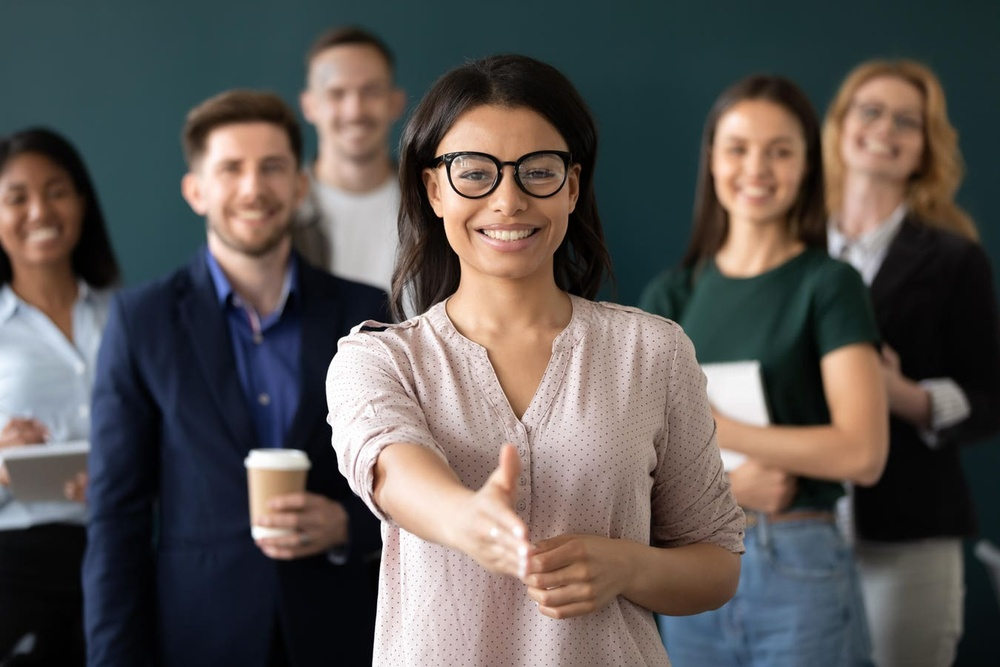
#> input picture CSC515/Week8/image1.jpeg, 1000 x 667 px, shrunk from 1350 x 900 before the run
$ python Stewart_Capstone_Face_Detection.py
#> lines starting #> are read from the running program, lines starting #| are printed output that depends on the picture; after the words box and inside, x2 and y2 are one past the last pixel; in counts of white or black regions, pixels touching at a corner belong together
# Capstone Project for Computer Vision
# Face Detection and Privacy
# Create a facial detection program that blurs eyes for privacy

# different subjects
# Two images of human subjects Facing the Front, One image with non-human subject
# Human whole body
# Multiple Human subjects
# Person's face far away

# Apply blurring method to extracted image.

import cv2
import numpy as np

pretrained_face = 'haarcascade_frontalface_alt.xml'
pretrained_eyes = 'haarcascade_eye.xml'
pretrained_body = 'haarcascade_fullbody.xml'
face_cascade = cv2.CascadeClassifier(pretrained_face)
eye_cascade = cv2.CascadeClassifier(pretrained_eyes)
body_cascade = cv2.CascadeClassifier(pretrained_body)

'''
This code segment used to be a separate function, but it ended up easier including it in the recognize face function.

def blur_eyes(faces,grayscalecode):
    eyes = eye_cascade.detectMultiScale(grayscalecode, scaleFactor = 1.05, minNeighbors = 5, minSize = (15,15))
    for (x, y, w, h) in eyes:
        roi = eyes[y:y+h, x:x+w]
        cv2.imshow('face_detected',roi)
        cv2.waitKey(0)

        # apply gaussian blur to face rectangle
        roi = cv2.GaussianBlur(roi, (17, 17), 30)

        # add blurred face on original image to get final image
        faces[y:y+roi.shape[0], x:x+roi.shape[1]] = roi
'''


def recognize_face(img):
    image_copy = img.copy()
    grayscalecode = cv2.cvtColor(img, cv2.COLOR_BGR2GRAY)

    face = face_cascade.detectMultiScale(grayscalecode, scaleFactor = 1.05, minNeighbors = 5, minSize = (40,40))

    for (x, y, w, h) in face:

        cv2.rectangle(img, (x, y), (x+w, y+h), (0, 0, 255), 2)
        roi_gray = grayscalecode[y:y+h, x:x+w]
        roi_color = img[y:y+h, x:x+w]

        eyes = eye_cascade.detectMultiScale(roi_gray)
        for (ex,ey,ew,eh) in eyes:
            cv2.rectangle(roi_color,(ex,ey),(ex+ew,ey+eh),(0,255,0),2)
            '''
            This was my attempt at replacing people's eyes with a blurred version of their eyes, but some organization didn't work out too
            well and the assignment said to extract the eyes from the photo and blur them so I switched directions.

            temp_blur = img
            temp_blur = cv2.blur(temp_blur,(30,30))
            h, w, c = img.shape

            mask = np.zeros((h, w, c), dtype=np.uint8)

            start_point = (ex+x, ey+y)
            end_point = (ex+ew+x, ey+eh+y)
            color = (255, 255, 255)
            thickness = -1

            cv2.rectangle(mask, start_point, end_point, color, thickness)
            cv2.imshow('mask',mask)
            out = np.where(mask==(255, 255, 255), out, temp_blur)
            '''
            blur = cv2.blur(image_copy, (20,20))

            cropped = blur[ey+y:ey+y+eh, ex+x:ex+ew+x]

            cv2.imshow('original', img)
            cv2.imshow('Eye Blurred', cropped)

            cv2.waitKey(0)


def recognize_body(img):

    grayscalecode = cv2.cvtColor(img, cv2.COLOR_BGR2GRAY)

    face = body_cascade.detectMultiScale(grayscalecode, scaleFactor = 1.05, minNeighbors = 5, minSize = (40,40))

    for (x, y, w, h) in face:

        cv2.rectangle(img, (x, y), (x+w, y+h), (0, 0, 255), 2) #red bounding box
        #blur_eyes(face[y:y+h, x:x+w])


    cv2.imshow('face_detected',img)
    cv2.waitKey(0)


image1 = cv2.imread("image1.jpeg")
#> image1 is the input picture: shape (667, 1000, 3); mean B, G, R 83.3, 85.8, 91
image2 = cv2.imread("image2.jpeg")
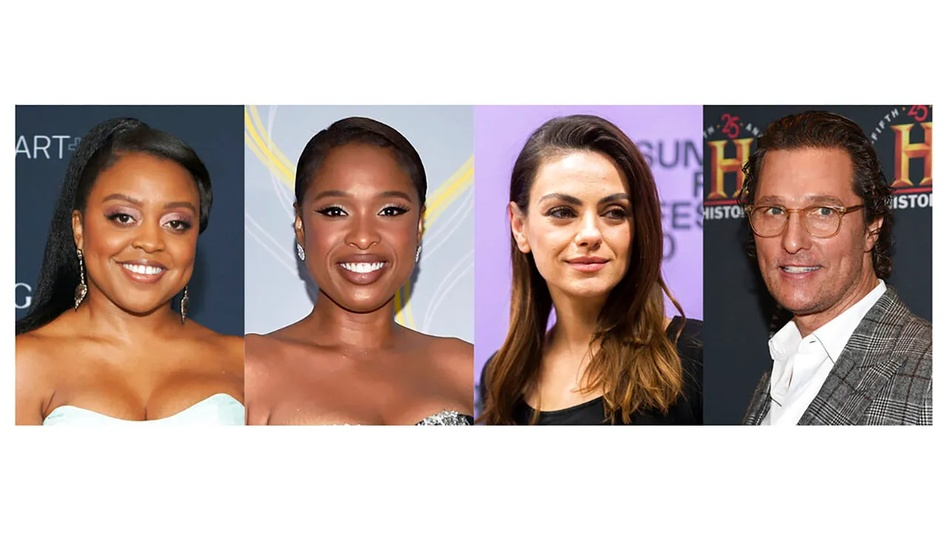
#> input picture CSC515/Week8/image2.jpeg, 948 x 533 px, shrunk from 1280 x 720 before the run
#> image2 is the input picture: shape (533, 948, 3); mean B, G, R 166.3, 170.9, 187.8
image3 = cv2.imread("image3.jpeg")
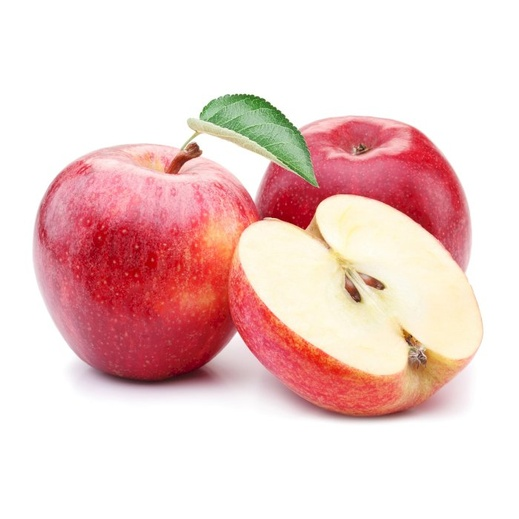
#> input picture CSC515/Week8/image3.jpeg, 519 x 519 px, shrunk from 700 x 700 before the run
#> image3 is the input picture: shape (519, 519, 3); mean B, G, R 205.1, 207.4, 239.2
image4 = cv2.imread("image4.jpeg")
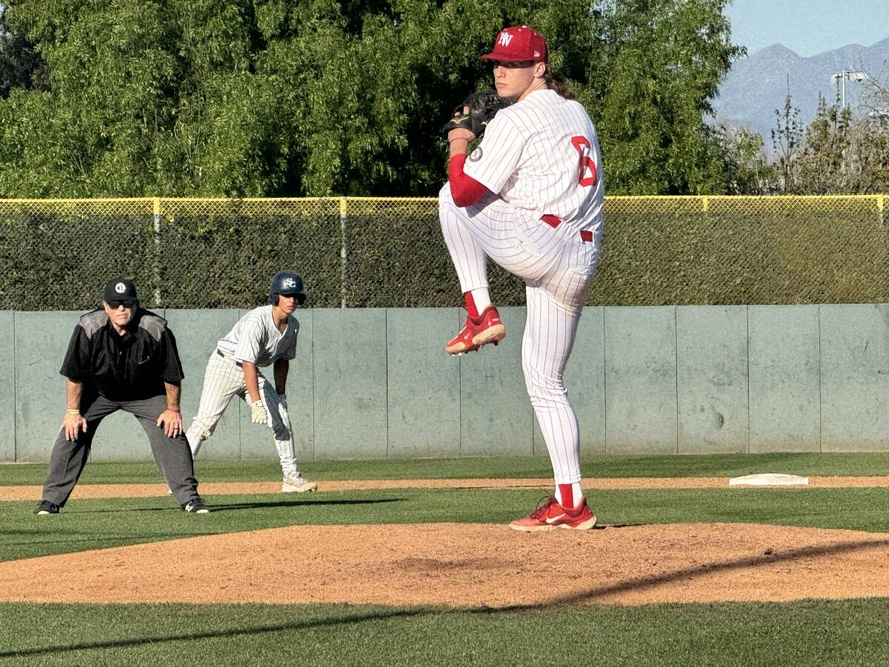
#> input picture CSC515/Week8/image4.jpeg, 889 x 667 px, shrunk from 1200 x 900 before the run
#> image4 is the input picture: shape (667, 889, 3); mean B, G, R 97.6, 127.5, 131.1

recognize_face(image2)
#> in recognize_face, `face = face_cascade.detectMultiScale(grayscalecode, scaleFactor = 1.05..`: face = [[733, 160, 133, 133], [516, 157, 141, 141], [291, 154, 143, 143], [77, 162, 143, 143]]
#> the loop in recognize_face, `for (x, y, w, h) in face: ` made 4 passes
#> (x, y, w, h, eyes) on passes 1 to 4: (733, 160, 133, 133, [[29, 38, 27, 27], [74, 35, 32, 32]]), (516, 157, 141, 141, [[85, 44, 25, 25], [28, 36, 38, 38]]), (291, 154, 143, 143, [[25, 40, 35, 35], [79, 39, 37, 37]]), (77, 162, 143, 143, [[26, 38, 37, 37], [80, 44, 36, 36]])
#> after the loop in recognize_face, `for (x, y, w, h) in face:`: img: shape (533, 948, 3); 1.95% of pixels changed, all inside (x1, y1, x2, y2) = (76, 153, 868, 307)
recognize_face(image1)
#> in recognize_face (call 2), `face = face_cascade.detectMultiScale(grayscalecode, scaleFactor = 1.05..`: face = [[302, 53, 102, 102], [194, 123, 116, 116], [698, 104, 118, 118], [810, 56, 163, 163], [415, 101, 180, 180]]
#> the loop in recognize_face (call 2), `for (x, y, w, h) in face: ` made 5 passes
#> (x, y, w, h, eyes) on passes 1 to 4: (302, 53, 102, 102, [[22, 26, 29, 29]]), (194, 123, 116, 116, [[23, 27, 35, 35], [62, 28, 32, 32]]), (698, 104, 118, 118, [[29, 35, 24, 24], [68, 33, 29, 29], [18, 21, 44, 44]]), (810, 56, 163, 163, [[54, 45, 23, 23], [73, 82, 25, 25], [21, 20, 84, 84]])
#> pass 1, in recognize_face (call 2), `roi_color = img[y:y+h, x:x+w]`:
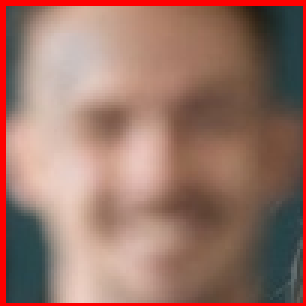
#> roi_color: shape (102, 102, 3) (shown 3 times larger); mean B, G, R 104.3, 116.3, 154.4
#> after the loop in recognize_face (call 2), `for (x, y, w, h) in face:`: img: shape (667, 1000, 3); 1.79% of pixels changed, all inside (x1, y1, x2, y2) = (193, 52, 975, 283)
#> after the loop in recognize_face (call 2), `for (x, y, w, h) in face:`:
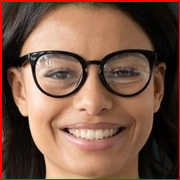
#> roi_color: shape (180, 180, 3); mean B, G, R 70.9, 87.1, 123.7
#> after the loop in recognize_face (call 2), `for (x, y, w, h) in face:`:
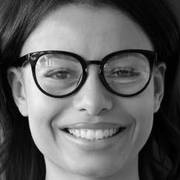
#> roi_gray: shape (180, 180); min 0, max 248, mean 95.2
recognize_face(image3)
recognize_face(image4)
#> in recognize_face (call 4), `grayscalecode = cv2.cvtColor(img, cv2.COLOR_BGR2GRAY)`:
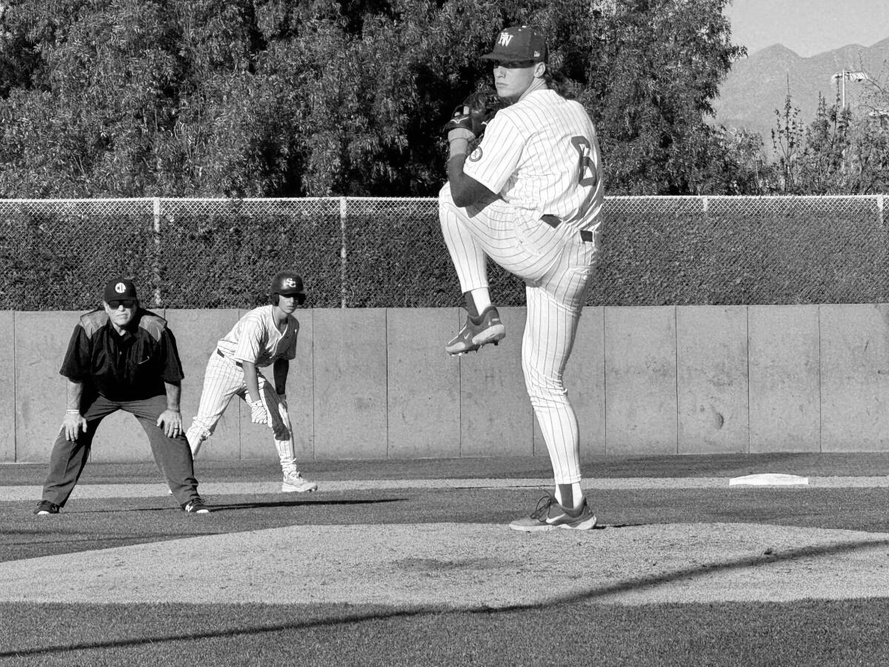
#> grayscalecode: shape (667, 889); min 0, max 255, mean 125.2
recognize_body(image4)
#> in recognize_body, `face = body_cascade.detectMultiScale(grayscalecode, scaleFactor = 1.05..`: face = ()

cv2.destroyAllWindows()
